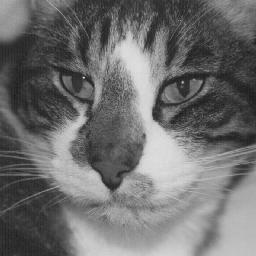
#> input picture Immagini/dorian.jpg, 256 x 256 px, found by its file name
$ python Ex1_3_1.py
#> lines starting #> are read from the running program, lines starting #| are printed output that depends on the picture
# -*- coding: utf-8 -*-
"""
Created on Tue Mar 18 08:30:43 2025

@author: david
"""
import numpy as np # importa Numpy
import matplotlib.pyplot as plt # importa Matplotlib
import scipy.ndimage as ndi # importa Scipy per le immagini
import skimage.io as io # importa il modulo Input/Output di SK-Image

# Immagine delle medie. Scrivete una funzione dal prototipo medie(x,K) che fornisce l'immagine delle
# medie locali su finestre K X K. Fate poi un esperimento in cui calcolate l'immagine delle medie al
# variare di K = 3; 5; 7; 9 e visualizzate il risultato. Che osservazioni potete fare?

#RISPOSTA: Ovviamente più è grande K e più informazione sarà persa.

def medie(x,K):
    (M,N)= x.shape
    med = np.zeros( (M-K+1, N-K+1))

    for i in range (M-K+1):
        for j in range (N-K+1):
            med[i,j]= np.mean(x[i:i+K,j:j+K])
    return med

def varianze(x,K):
    return ndi.generic_filter(x, np.var, (K,K))

##main
x= io.imread('../immagini/dorian.jpg')    #prendi un'immagine
#> x is the input picture: shape (256, 256); min 21, max 228, mean 110.6
#converti in float64
x = np.float64(x)
#mostrala
# plt.figure(1);
# plt.imshow(x, clim=[0,255], cmap='gray');
#fai media
y = medie(x,20);
#> after the loop in medie, `for i in range (M-K+1):`:
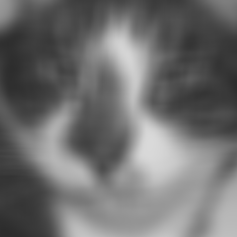
#> med: shape (237, 237) float64; min 44.25, max 217.6, mean 111.7

#mostra media
plt.subplot(1,3,1); plt.imshow(x, clim=[0,255], cmap='gray');
plt.subplot(1,3,2); plt.imshow(y, clim=[0,255], cmap='gray');


# 2. Immagine delle varianze. Scrivete adesso una funzione dal prototipo varianze(x,K) per calcolare
# l'immagine delle varianze locali su finestre K X K. Usate questa funzione per valutare e visualizzare
# l'immagine delle varianze dell'immagine filamento.jpg usando blocchi 33. Che tipo di informazioni
# vi da sull'immagine?
plt.close('all')
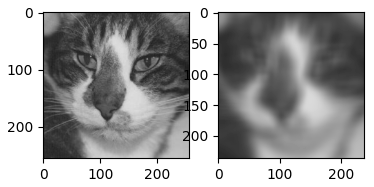
#> figure drawn by matplotlib, 2 panels

x_fil = io.imread('../immagini/filamento.jpg')
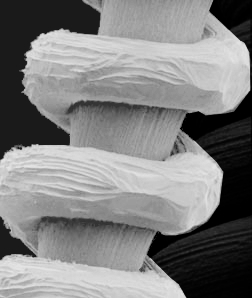
#> input picture Immagini/filamento.jpg, 252 x 298 px, found by its file name
#> x_fil is the input picture: shape (298, 252); min 0, max 231, mean 128.1

x_var = varianze(x_fil,3);
#> in varianze, `return ndi.generic_filter(x, np.var, (K,K))`:
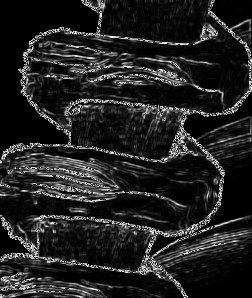
#> returned value: shape (298, 252); min 0, max 255, mean 34.5
plt.subplot(1,3,3); plt.imshow(x_var, clim=[0,255], cmap='gray');

# plt.close();

# plt.hist(x, bins=5, density=True)
# plt.show()
